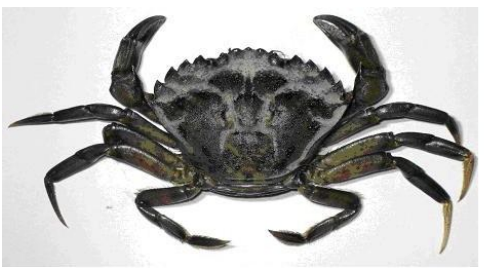
#> input picture monkeydo.png, 484 x 272 px, found by its file name
$ python monkeyseecrab.py
#> lines starting #> are read from the running program, lines starting #| are printed output that depends on the picture
import os
import random
import cv2
import numpy as np

ASSET_DIR = os.path.join(os.path.dirname(__file__), "..", "assets")


class MultiCrabTracker:

    def __init__(self,
                 min_present=5,
                 distance_thresh=120,
                 missing_frames=25,
                 recount_cooldown=60,
                 detection_interval=3):

        self.sift = cv2.SIFT_create(nfeatures=800)

        index_params = dict(algorithm=1, trees=4)
        search_params = dict(checks=32)
        self.matcher = cv2.FlannBasedMatcher(index_params, search_params)

        self.training_images = []
        self.tracked = []

        self.counter = 0
        self.next_id = 0

        self.min_present = min_present
        self.distance_thresh = distance_thresh
        self.max_missing = missing_frames
        self.recount_cooldown = recount_cooldown

        self.counting = True
        self.visible_count = 0

        self.detection_interval = detection_interval
        self.frame_index = 0

        self.scale = 0.5

    # ----------------------------
    # Load Training Image
    # ----------------------------
    def load_training_image(self, filepath):

#> called with filepath = 'helper/../assets/monkeydo.png'
        frame = cv2.imread(filepath)
#> frame is the input picture: shape (272, 484, 3); mean B, G, R 177.7, 179.4, 179.8

        if frame is None:
            print("❌ Failed to load training image")
            return False

        frame = cv2.resize(frame, (0, 0), fx=self.scale, fy=self.scale)
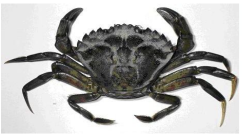
#> frame: shape (136, 242, 3); mean B, G, R 177.8, 179.5, 179.9
        gray = cv2.cvtColor(frame, cv2.COLOR_BGR2GRAY)

        kp, des = self.sift.detectAndCompute(gray, None)
#> kp = 266 keypoints; strongest (x, y, size): (145, 119, 5.8), (218, 96, 6.3), (72, 15, 8.9), (73, 100, 7.7)

        print("Keypoints:", len(kp))
#| Keypoints: 266
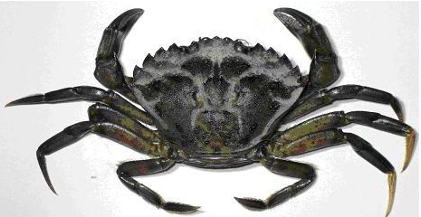
#> input picture helper/reference.png, 421 x 217 px, given in place of the camera
#> further down, frame is the input picture: shape (217, 421, 3); mean B, G, R 170.1, 172.2, 172.8

        if des is None or len(kp) < 15:
            print("❌ Not enough features")
            return False

        self.training_images.append({
            "gray": gray,
            "kp": kp,
            "des": des,
            "color": (
                random.randint(80, 255),
                random.randint(80, 255),
                random.randint(80, 255)
            )
        })

        print("✅ Training image added")
        return True

    # ----------------------------
    # Detection
    # ----------------------------
    def detect(self, frame):

        self.frame_index += 1

        small = cv2.resize(frame, (0, 0), fx=self.scale, fy=self.scale)
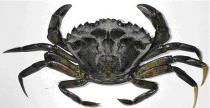
#> small: shape (108, 210, 3); mean B, G, R 169.7, 171.8, 172.4
        gray = cv2.cvtColor(small, cv2.COLOR_BGR2GRAY)
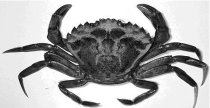
#> gray: shape (108, 210); min 7, max 255, mean 171.8

        detections = []

        if self.frame_index % self.detection_interval == 0:

            kp_frame, des_frame = self.sift.detectAndCompute(gray, None)

            if des_frame is not None and len(des_frame) >=2:

                for train in self.training_images:

                    matches = self.matcher.knnMatch(train["des"], des_frame, k=2)

                    good = []
                    for m, n in matches:
                        if m.distance < 0.7 * n.distance:   # relaxed threshold
                            good.append(m)

                    if len(good) < 10:  # lowered requirement
                        continue

                    src = np.float32(
                        [train["kp"][m.queryIdx].pt for m in good]
                    ).reshape(-1, 1, 2)

                    dst = np.float32(
                        [kp_frame[m.trainIdx].pt for m in good]
                    ).reshape(-1, 1, 2)

                    H, _ = cv2.findHomography(src, dst, cv2.RANSAC, 5.0)

                    if H is None:
                        continue

                    h, w = train["gray"].shape

                    corners = np.float32(
                        [[0, 0], [w, 0], [w, h], [0, h]]
                    ).reshape(-1, 1, 2)

                    projected = cv2.perspectiveTransform(corners, H)
                    projected /= self.scale

                    cx = int(np.median(projected[:, 0, 0]))
                    cy = int(np.median(projected[:, 0, 1]))

                    detections.append({
                        "centroid": (cx, cy),
                        "bbox": projected,
                        "color": train["color"]
                    })

        self.update_tracked(detections)
        self.draw(frame)

        return frame

    # ----------------------------
    # Tracking
    # ----------------------------
    def update_tracked(self, detections):

        assigned = set()

        for crab in self.tracked:
            crab["missing"] += 1

            best_det = None
            best_dist = self.distance_thresh

            for i, det in enumerate(detections):

                if i in assigned:
                    continue

                dist = np.hypot(
                    crab["centroid"][0] - det["centroid"][0],
                    crab["centroid"][1] - det["centroid"][1]
                )

                if dist < best_dist:
                    best_dist = dist
                    best_det = i

            if best_det is not None:

                det = detections[best_det]
                assigned.add(best_det)

                crab["centroid"] = det["centroid"]
                crab["bbox"] = det["bbox"]
                crab["color"] = det["color"]

                crab["frames"] += 1
                crab["missing"] = 0

        # New tracks
        for i, det in enumerate(detections):

            if i in assigned:
                continue

            self.tracked.append({
                "id": self.next_id,
                "centroid": det["centroid"],
                "bbox": det["bbox"],
                "color": det["color"],
                "frames": 1,
                "missing": 0,
                "counted": False,
                "cooldown": 0
            })

            self.next_id += 1

        # Counting
        for crab in self.tracked:

            if crab["cooldown"] > 0:
                crab["cooldown"] -= 1

            if (crab["frames"] >= self.min_present
                and not crab["counted"]
                and self.counting
                and crab["cooldown"] == 0):

                self.counter += 1
                crab["counted"] = True
                crab["cooldown"] = self.recount_cooldown

                print("🦀 Total crabs:", self.counter)

        # Remove lost
        self.tracked = [
            c for c in self.tracked if c["missing"] < self.max_missing
        ]

    # ----------------------------
    # Drawing (WITH NEW UI)
    # ----------------------------
    def draw(self, frame):

        visible_crabs = 0

        for crab in self.tracked:

            if crab["frames"] < self.min_present:
                continue

            visible_crabs += 1

            box = crab["bbox"]

            x_min = int(np.min(box[:, 0, 0]))
            y_min = int(np.min(box[:, 0, 1]))
            x_max = int(np.max(box[:, 0, 0]))
            y_max = int(np.max(box[:, 0, 1]))

            cv2.rectangle(frame, (x_min, y_min), (x_max, y_max), crab["color"], 3)

            cv2.putText(frame,
                        f"Crab {crab['id']}",
                        (x_min, y_min - 10),
                        cv2.FONT_HERSHEY_SIMPLEX,
                        0.7,
                        crab["color"],
                        2)
#> after the loop, visible_crabs = 0

        # UI Panel
        cv2.rectangle(frame, (10, 10), (300, 100), (0, 0, 0), -1)
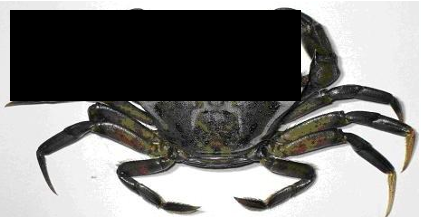
#> frame: shape (217, 421, 3); mean B, G, R 122.9, 124.8, 125.4

        cv2.putText(frame, f"Total: {self.counter}",
                    (20, 45),
                    cv2.FONT_HERSHEY_SIMPLEX,
                    0.9,
                    (0, 255, 255),
                    2)

        cv2.putText(frame, f"In Frame: {visible_crabs}",
                    (20, 80),
                    cv2.FONT_HERSHEY_SIMPLEX,
                    0.9,
                    (0, 255, 0),
                    2)
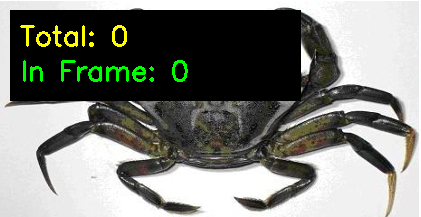
#> frame: shape (217, 421, 3); mean B, G, R 122.9, 129.4, 127.3
        self.visible_count = visible_crabs
#> self.visible_count = 0

    def reset_counter(self):
        self.counter = 0
        self.next_id = 0
        self.tracked = []
        self.visible_count = 0


# ----------------------------
# MAIN LOOP
# ----------------------------
if __name__ == "__main__":

    tracker = MultiCrabTracker()

    tracker.load_training_image(
        os.path.join(ASSET_DIR, "monkeydo.png")
    )

    cap = cv2.VideoCapture(0)

    if not cap.isOpened():
        print("Error: Could not open camera")
        exit()

    while True:

        ret, frame = cap.read()
        if not ret:
            continue

        frame = tracker.detect(frame)

        cv2.imshow("Crab Tracker", frame)

        key = cv2.waitKey(10) & 0xFF
#> (key q is pressed here)

        if key == ord("q"):
            break

        if key == 32:
            tracker.counting = not tracker.counting

    cap.release()
    cv2.destroyAllWindows()
